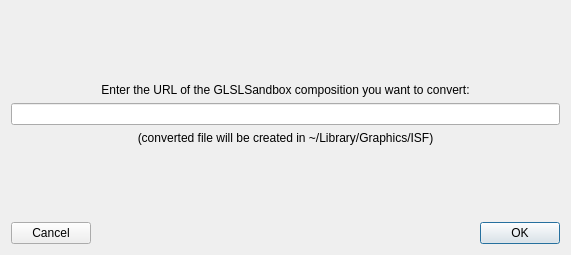
<?xml version="1.0" encoding="UTF-8"?>
<ui version="4.0">
 <class>GLSLSandboxConverter</class>
 <widget class="QDialog" name="GLSLSandboxConverter">
  <property name="geometry">
   <rect>
    <x>0</x>
    <y>0</y>
    <width>571</width>
    <height>255</height>
   </rect>
  </property>
  <property name="windowTitle">
   <string>Dialog</string>
  </property>
  <layout class="QVBoxLayout" name="verticalLayout">
   <item>
    <widget class="QLabel" name="label">
     <property name="text">
      <string>Enter the URL of the GLSLSandbox composition you want to convert:</string>
     </property>
     <property name="alignment">
      <set>Qt::AlignBottom|Qt::AlignHCenter</set>
     </property>
    </widget>
   </item>
   <item>
    <widget class="QLineEdit" name="lineEdit"/>
   </item>
   <item>
    <widget class="QLabel" name="label_2">
     <property name="text">
      <string>(converted file will be created in ~/Library/Graphics/ISF)</string>
     </property>
     <property name="alignment">
      <set>Qt::AlignHCenter|Qt::AlignTop</set>
     </property>
    </widget>
   </item>
   <item>
    <layout class="QHBoxLayout" name="horizontalLayout">
     <item>
      <widget class="QPushButton" name="cancelButton">
       <property name="text">
        <string>Cancel</string>
       </property>
       <property name="autoDefault">
        <bool>false</bool>
       </property>
      </widget>
     </item>
     <item>
      <spacer name="horizontalSpacer">
       <property name="orientation">
        <enum>Qt::Horizontal</enum>
       </property>
       <property name="sizeHint" stdset="0">
        <size>
         <width>40</width>
         <height>20</height>
        </size>
       </property>
      </spacer>
     </item>
     <item>
      <widget class="QPushButton" name="okButton">
       <property name="text">
        <string>OK</string>
       </property>
      </widget>
     </item>
    </layout>
   </item>
  </layout>
 </widget>
 <resources/>
 <connections>
  <connection>
   <sender>cancelButton</sender>
   <signal>clicked()</signal>
   <receiver>GLSLSandboxConverter</receiver>
   <slot>cancelClicked()</slot>
   <hints>
    <hint type="sourcelabel">
     <x>52</x>
     <y>211</y>
    </hint>
    <hint type="destinationlabel">
     <x>285</x>
     <y>127</y>
    </hint>
   </hints>
  </connection>
  <connection>
   <sender>okButton</sender>
   <signal>clicked()</signal>
   <receiver>GLSLSandboxConverter</receiver>
   <slot>okClicked()</slot>
   <hints>
    <hint type="sourcelabel">
     <x>518</x>
     <y>211</y>
    </hint>
    <hint type="destinationlabel">
     <x>285</x>
     <y>127</y>
    </hint>
   </hints>
  </connection>
 </connections>
 <slots>
  <slot>cancelClicked()</slot>
  <slot>okClicked()</slot>
 </slots>
</ui>
